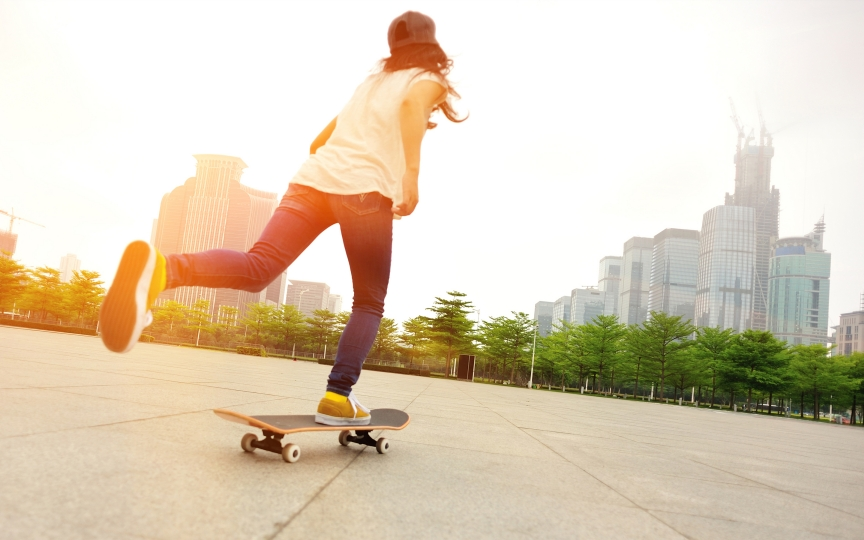
#> input picture img/skate.jpg, 864 x 540 px
$ python program3.py
#> lines starting #> are read from the running program, lines starting #| are printed output that depends on the picture
### util.py
import cv2 as cv
from numpy import rint

PATH = "img/"


def read_image(name):
#> called with name = 'skate.jpg'
    return cv.imread(PATH + name)
#> returned value is the input picture: shape (540, 864, 3); mean B, G, R 184.5, 206.3, 220.3


def write_image(name, image):
    cv.imwrite(PATH + name, image)


# [8 lines left out: function check_8bytes_bounds, not called in this run]

### color.py
"""
Basic Operations on Images
https://docs.opencv.org/3.0-beta/doc/py_tutorials/py_core/py_basic_ops/py_basic_ops.html
"""

import numpy as np
import cv2 as cv


# [121 lines left out: functions check_8bytes_bounds, calculate_rgb_to_yiq, rgb_to_yiq, calculate_yiq_to_rgb, yiq_to_rgb, red_band and 5 more, not called in this run]


def calculate_rgb_to_gray(r, g, b):
    gray = 0.299 * r + 0.587 * g + 0.114 * b
    return check_8bytes_bounds(gray)


# [17 lines left out: function rgb_to_gray, not called in this run]


def rgb_to_negative(image):
    negative = np.empty_like(image)

    negative[:, :, 2] = 255 - image[:, :, 2]
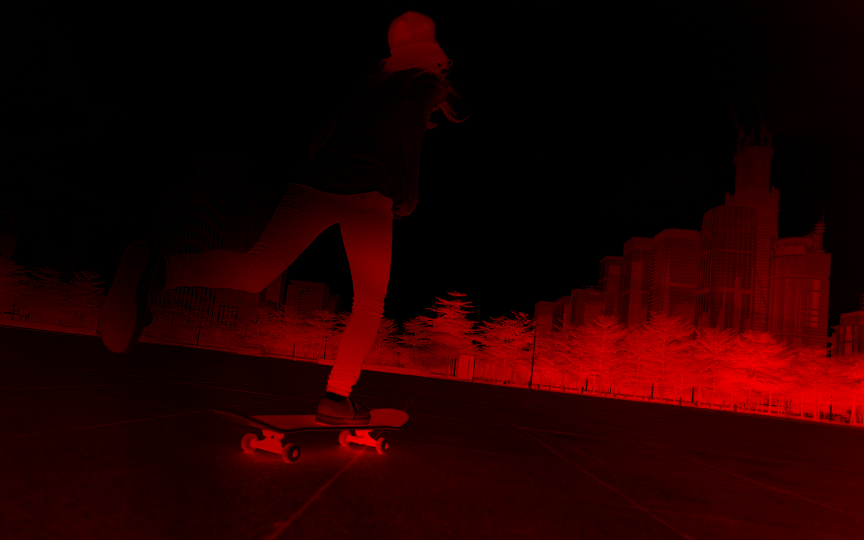
#> negative: shape (540, 864, 3); mean B, G, R 0, 0, 34.7
    negative[:, :, 1] = 255 - image[:, :, 1]
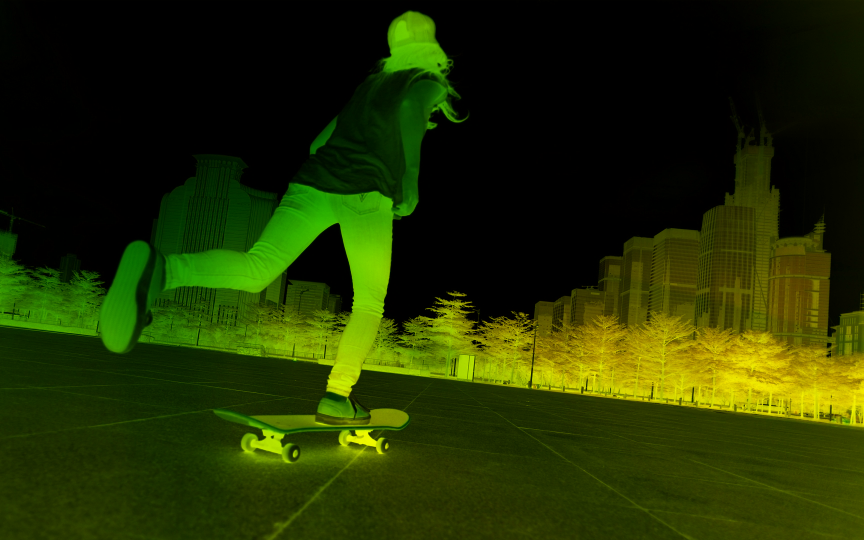
#> negative: shape (540, 864, 3); mean B, G, R 0, 48.7, 34.7
    negative[:, :, 0] = 255 - image[:, :, 0]
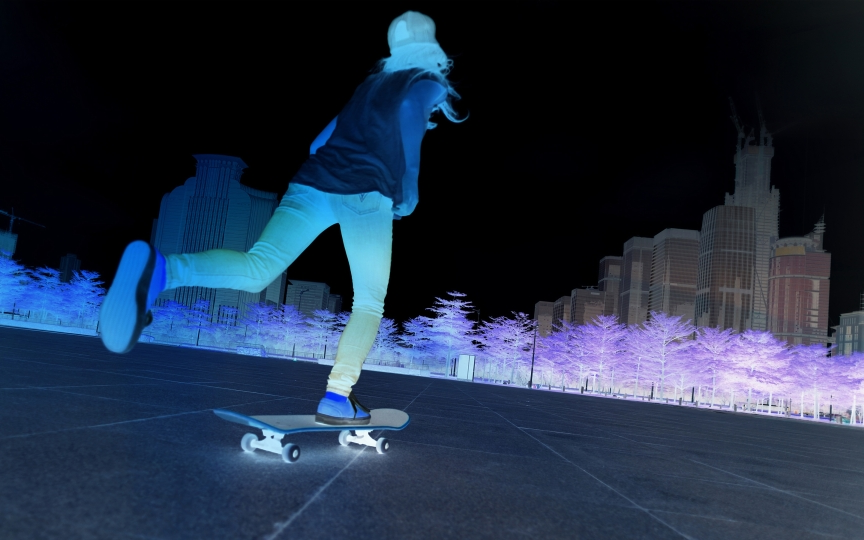
#> negative: shape (540, 864, 3); mean B, G, R 70.5, 48.7, 34.7

    return negative


# [43 lines left out: functions calculate_add_bright, calculate_mult_bright, modify_brightness, not called in this run]


def additive_brightness(image, factor):
    return modify_brightness(image, factor, calculate_add_bright)


def multiplicative_brightness(image, factor):
    return modify_brightness(image, factor, calculate_mult_bright)


# [43 lines left out: functions calculate_threshold, thresholding, thresholding_user, thresholding_mean, not called in this run]

### program3.py
# RGB to Negative

import cv2 as cv
import color
import util

name = "skate.jpg"
original = util.read_image(name)

negative = color.rgb_to_negative(original)
cv.imshow('Negative', negative)
util.write_image("neg-" + name, negative)

cv.waitKey(0)
cv.destroyAllWindows()
